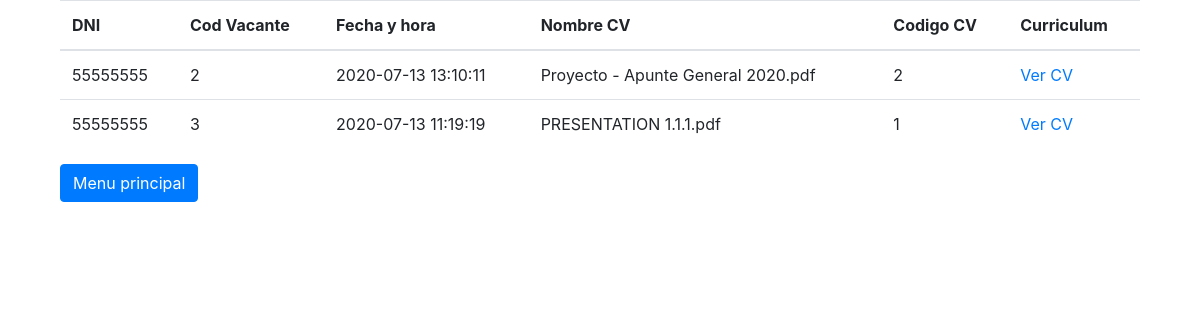
The app's page /Logic/postulaciones.php with its own data.
### tables this page shows
CREATE TABLE `postulacion` (
  `dni` int(11) NOT NULL,
  `cod_vacante` int(11) NOT NULL,
  `fecha_hora` datetime NOT NULL,
  `curriculum` varchar(45) NOT NULL,
  `cod_curriculum` int(11) NOT NULL,
  PRIMARY KEY (`dni`,`cod_vacante`,`fecha_hora`),
  KEY `fk_postulacion_vacante_idx` (`cod_vacante`),
  CONSTRAINT `fk_postulacion_usuario` FOREIGN KEY (`dni`) REFERENCES `usuario` (`dni`) ON UPDATE CASCADE,
  CONSTRAINT `fk_postulacion_vacante` FOREIGN KEY (`cod_vacante`) REFERENCES `vacante` (`cod_vacante`) ON UPDATE CASCADE
);

### Logic/postulaciones.php (the view, shortened to what this page needs)
<!DOCTYPE html>
<html>
    <head>
        <link rel="stylesheet" href="https://stackpath.bootstrapcdn.com/bootstrap/4.4.1/css/bootstrap.min.css">
    </head>
<body>
    <div class="container">
<?php
$conn = include("conexion.php");
$sentencia = "SELECT * FROM postulacion";
$resultado = mysqli_query($link, $sentencia) or die (mysqli_error($link));
?>
        <div class="container">
            <form action="seleccionVacante.php" method="post">
                <table class="table">
                    <thead>
                        <tr>
                        <th scope="col">DNI</th>
                        <th scope="col">Cod Vacante</th>
                        <th scope="col">Fecha y hora</th>
                        <th scope="col">Nombre CV</th>
                        <th scope="col">Codigo CV</th>
                        <th scope="col">Curriculum</th>
                        </tr>
                    </thead>
                    <tbody>
<?php
while ($fila = mysqli_fetch_array($resultado))
{
?>
                        <tr>
                        <td><?php echo ($fila['dni']); ?></td>
                        <td><?php echo ($fila['cod_vacante']); ?></td>
                        <td><?php echo ($fila['fecha_hora']); ?></td>
                        <td><?php echo ($fila['curriculum']); ?></td>
                        <td><?php echo ($fila['cod_curriculum']); ?></td>
                        <td><a href="../Archivos/<?php $a=$fila['cod_curriculum'];$b=$fila['curriculum'];echo $a.$b;?> " target="_blank"> Ver CV</a></td>
                        </tr>
<?php
}
?>
                    </tbody>
                </table>
            </form>
            <div class="form-group">
                <a href="../Views/index.html" class="btn btn-primary">Menu principal</a>
            </div>
        </div>
    </div>
</body>

### records on screen
postulacion: dni "55555555", cod_vacante "2", fecha_hora "2020-07-13 13:10:11", curriculum "Proyecto - Apunte General 2020.pdf", cod_curriculum "2"
postulacion: dni "55555555", cod_vacante "3", fecha_hora "2020-07-13 11:19:19", curriculum "PRESENTATION 1.1.1.pdf", cod_curriculum "1"
